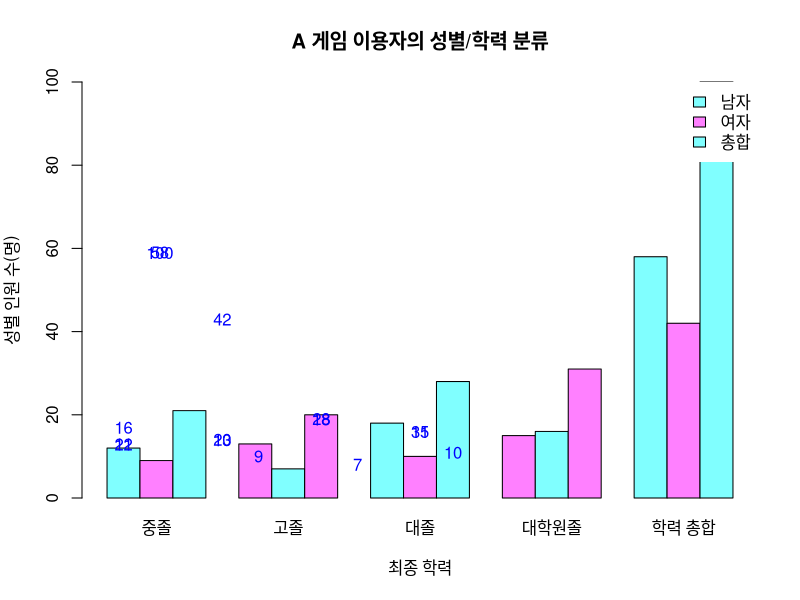

Reproduce this figure in R.
# exam3 을 막대그래프로 그리시오
gdf = read.csv('./data/game2.csv')
# gdf
# gender 컬럼을 범주형으로 변환 1,2 = 남자, 여자
# school 컬럼을 범주형으로 변환 1,2,3,4 = 중, 고, 대, 대학원

gdf$gender <- factor(gdf$gender, levels = c(1,2), labels = c('남자', '여자'))
gdf$school <- factor(gdf$school, levels = c(1:4), labels = c('중졸', '고졸', '대졸', '대학원졸'))
# gdf

game_cnt <- table(gdf$gender, gdf$school)
game_cnt

game_total <- addmargins(game_cnt, margin=1:2)

# sum 행 이름 변경
rownames(game_total)[which(rownames(game_total) == 'Sum')] <- '성별 총합'

# sum 열 이름 변경
colnames(game_total)[which(colnames(game_total) == 'Sum')] <- '학력 총합'

game_total[2,]

barplot(game_total, xlab='최종 학력',
        ylab='성별 인원 수(명)', ylim=c(0, 100),
        main = 'A 게임 이용자의 성별/학력 분류',
        col = cm.colors(2), beside=TRUE)

legend('topright', legend = c('남자', '여자', '총합'), fill = cm.colors(2), box.lty=0)
text(x = c(1.5, 4.5, 7.5, 10.5, 2.6, 5.6, 8.6, 11.5),
     y = c(game_total[1,], game_total[2,]) + 1,
     labels = c(game_total[1,], game_total[2,], game_total[3,]),
     col = 'blue')


